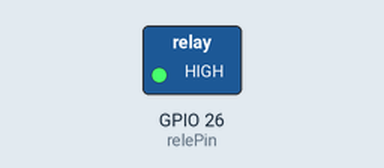
This sketch was run on a simulated ESP32. On the bench: switched loads named in the sketch (green lamp = pin HIGH). Dashed ring = blinking.

Above: at 0.5 s.
Timing chart, 0 to 4.6 s (numbered marks = the images above):
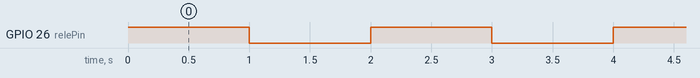

The sketch:

Leccion_05_Rele.ino
```cpp
// Placa "ESP32 Dev Module"

#define titleccion "Lección 5 Relé"

#define relePin 26

// Ésto se ejecuta una sola vez al arrancar
void setup() {
  // initialize digital pin LED_BUILTIN as an output.
  pinMode(relePin, OUTPUT);
}

// Ésto se ejecuta indefinidamente
void loop() {
  digitalWrite(relePin, HIGH);  // turn the LED on (HIGH is the voltage level)
  delay(1000);                      // wait for a second
  digitalWrite(relePin, LOW);   // turn the LED off by making the voltage LOW
  delay(1000);                      // wait for a second
}
```

Measured:
- by itself, GPIO 26 (relePin): alternates HIGH for 1.0 s and LOW for 1.0 s
